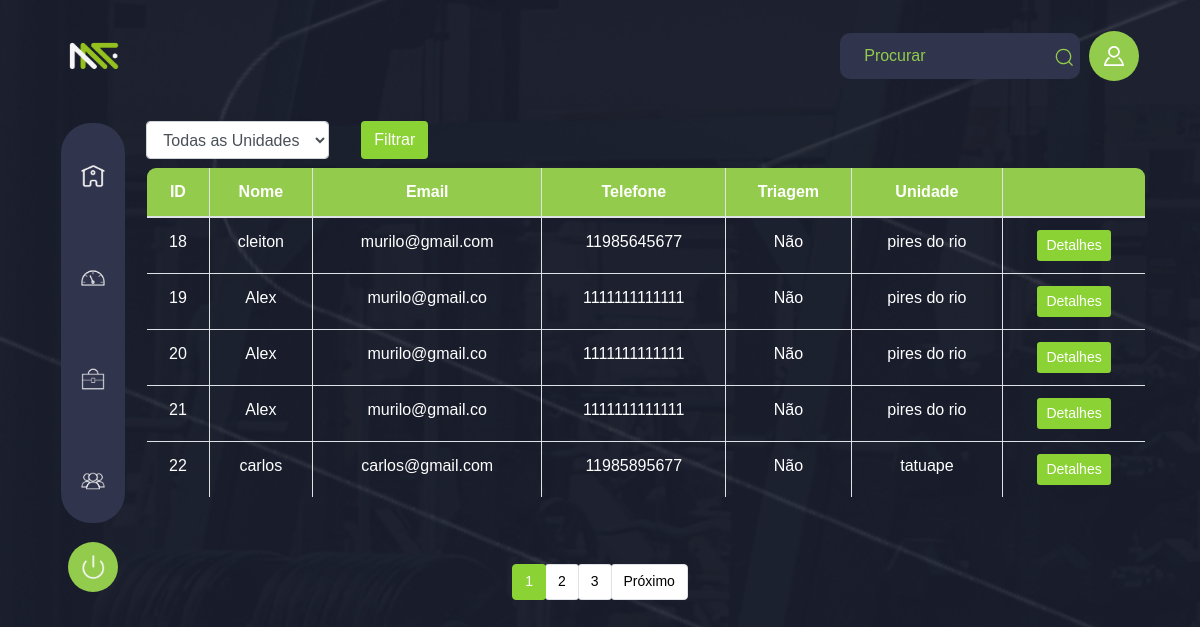
/pages/dpPessoal/index.php, run on the app's committed database.
### tables this page shows
CREATE TABLE `tbcandidato` (
  `idCandidato` int(11) NOT NULL,
  `nomeCandidato` varchar(255) DEFAULT NULL,
  `triagemCandidato` char(10) DEFAULT NULL,
  `emailCandidato` varchar(255) DEFAULT NULL,
  `telefoneCandidato` char(15) DEFAULT NULL,
  `idUnidade` int(11) DEFAULT NULL,
  `idVaga` int(11) DEFAULT NULL,
  `dataEntrevista` date DEFAULT NULL,
  `dataAprovacaoEntrevista` date DEFAULT NULL,
  `dataRegistro` date DEFAULT NULL,
  `registro` char(255) DEFAULT NULL,
  `caju` char(255) DEFAULT NULL,
  `ponto` char(255) DEFAULT NULL,
  `contratoAssinado` char(255) DEFAULT NULL,
  `uniforme` char(255) DEFAULT NULL
);

CREATE TABLE `tbunidade` (
  `idUnidade` int(11) NOT NULL,
  `nomeUnidade` varchar(255) DEFAULT NULL,
  `idRegiao` int(11) DEFAULT NULL
);

### pages/dpPessoal/index.php (the view, shortened to what this page needs)
    <!DOCTYPE html>
    <html lang="en">
    <head>
        <link rel="stylesheet" href="https://stackpath.bootstrapcdn.com/bootstrap/4.5.2/css/bootstrap.min.css">
        <link rel="stylesheet" href="../../css/style.css">
        <link rel="stylesheet" href="../../css/projetoStyle.css">
        <link rel="stylesheet" href="../../css/consultarChamadoStyle.css">
    </head>
    <body>
        <div class="container">
            <?php include '../../components/navBar.php'; ?>
            <div class="row p-3">
                <?php include '../../components/sideBar.php'; ?>
                <div class="col-md-11">
                    <div class="row p-2">
                        <?php
                        $servername = "50.116.86.123";
                        $username = "motionfi_contato
";
                        $password = "68141096@Total";
                        $dbname = "motionfi_bdmotion";
                        $conn = new mysqli($servername, $username, $password, $dbname);
                        $filtroUnidade = isset($_GET['unidade']) ? $_GET['unidade'] : '';
                        $registros_por_pagina = 5;
                        $pagina_atual = isset($_GET['pagina']) ? (int)$_GET['pagina'] : 1;
                        $offset = ($pagina_atual - 1) * $registros_por_pagina;
                        $sql = "SELECT c.idCandidato, c.nomeCandidato, c.emailCandidato, c.telefoneCandidato,
                                c.triagemCandidato, u.nomeUnidade
                                FROM tbCandidato c
                                JOIN tbUnidade u ON c.idUnidade = u.idUnidade";
                        $sql .= " LIMIT $registros_por_pagina OFFSET $offset";
                        $sql_total = "SELECT COUNT(*) as total FROM tbCandidato";
                        $result_total = $conn->query($sql_total);
                        if ($result_total) {
                            $row_total = $result_total->fetch_assoc();
                            $total_registros = $row_total['total'];
                        } else {
                            $total_registros = 0;
                        }
                        $total_paginas = ceil($total_registros / $registros_por_pagina);
                        ?>
                        <form method="GET" class="form-inline mb-2">
                            <div class="form-group mr-3">
                                <select class="form-control" id="unidade" name="unidade">
                                <option value="">Todas as Unidades</option>
                                </select>
                            </div>
                            <button type="submit" class="btn-green btn btn ml-3">Filtrar</button>
                        </form>
                        <?php
                        $result = $conn->query($sql);
                        if ($result->num_rows > 0) {
                            echo '<table class="table table-bordered">';
                            echo '<thead>';
                            echo '  <tr>';
                            echo '    <th>ID</th>';
                            echo '    <th>Nome</th>';
                            echo '    <th>Email</th>';
                            echo '    <th>Telefone</th>';
                            echo '    <th>Triagem</th>';
                            echo '    <th>Unidade</th>';
                            echo '    <th> </th>';
                            echo '  </tr>';
                            echo '</thead>';
                            echo '<tbody>';
                            while ($row = $result->fetch_assoc()) {
                                $idCandidato = isset($row['idCandidato']) ? htmlspecialchars($row['idCandidato']) : 'N/A';
                                $nomeCandidato = isset($row['nomeCandidato']) ? htmlspecialchars($row['nomeCandidato']) : 'N/A';
                                $emailCandidato = isset($row['emailCandidato']) ? htmlspecialchars($row['emailCandidato']) : 'N/A';
                                $telefoneCandidato = isset($row['telefoneCandidato']) ? htmlspecialchars($row['telefoneCandidato']) : 'N/A';
                                $triagemCandidato = isset($row['triagemCandidato']) ? htmlspecialchars($row['triagemCandidato']) : 'N/A';
                                $nomeUnidade = isset($row['nomeUnidade']) ? htmlspecialchars($row['nomeUnidade']) : 'N/A';
                                echo '<tr>';
                                echo '  <td>' . $idCandidato . '</td>';
                                echo '  <td>' . $nomeCandidato . '</td>';
                                echo '  <td>' . $emailCandidato . '</td>';
                                echo '  <td>' . $telefoneCandidato . '</td>';
                                echo '  <td>' . $triagemCandidato . '</td>';
                                echo '  <td>' . $nomeUnidade . '</td>';
                                echo '  <td><a href="detalhes.php?id=' . htmlspecialchars($row['idCandidato']) . '" class="btn-green btn btn-sm">Detalhes<i class="fas fa-search"></i></a></td>';
                                echo '</tr>';
                            }
                            echo '</tbody>';
                            echo '</table>';
                        } else {
                            echo '<div class="alert alert-warning center-message" role="alert">Nenhum candidato encontrado.</div>';
                        }
                        ?>
                    </div>
                </div>
            </div>
        </div>
        <div class="pagination-container">
            <nav aria-label="Page navigation">
                <ul class="pagination">
                    <?php for ($i = 1; $i <= $total_paginas; $i++): ?>
                        <li class="page-item <?php if ($i == $pagina_atual) echo 'active'; ?>"><a class="page-link btn-white btn btn-sm" href="?pagina=<?php echo $i; ?>&unidade=<?php echo $filtroUnidade; ?>"><?php echo $i; ?></a></li>
                    <?php endfor; ?>
                    <?php if ($pagina_atual < $total_paginas): ?>
                        <li class="page-item"><a class="page-link btn-white btn btn-sm" href="?pagina=<?php echo $pagina_atual + 1; ?>&unidade=<?php echo $filtroUnidade; ?>">Próximo</a></li>
                    <?php endif; ?>
                </ul>
            </nav>
        </div>
    </body>
    </html>

### components/navbar.php (shortened to what this page needs)
<nav class="navbar">
    <div class="nav-logo ml-2">
        <a href="../Home/index.php" class="" aria-current="page" title="Home">
            <img src="../../img/icons/navbar/logo.png" alt="Logo"></img>
        </a>
    </div>
    <div class="search">
    <input type="text" class="search__input" id="searchInput" placeholder="Procurar">
        <button class="search__button"ID="searchButton">
        </button>
        <div class="nav-profile ml-2">
            <label class="popup">
                <div tabindex="0" class="burger mt-2">
                </div>
            </label>
        </div>
    </div>
</nav>

### components/sideBar.php (shortened to what this page needs)
<div class="col-md-1">
                <div class="sidebar">
                    <ul class="nav nav-pills nav-flush flex-column">
                        <li class="nav-item mt-4">
                            <a href="../Home/index.php" class="nav-link" aria-current="page" title="Home"
                                data-bs-toggle="tooltip" data-bs-placement="right" data-bs-original-title="Home">
                                <img src="../../img/icons/navbar/Home.png" width="24" height="24" alt="Home">
                            </a>
                        </li>
                        <li class="nav-item">
                            <a href="../Dash/index.php" class="nav-link" title="Dashboard" data-bs-toggle="tooltip"
                                data-bs-placement="right" data-bs-original-title="Dashboard">
                                <img src="../../img/icons/navbar/Dash.png" width="24" height="24" alt="Dashboard">
                            </a>
                        </li>
                        <li class="nav-item">
                            <a href="../Work/index.php" class="nav-link" title="Orders" data-bs-toggle="tooltip"
                                data-bs-placement="right" data-bs-original-title="Orders">
                                <img src="../../img/icons/navbar/Work.png" width="24" height="24" alt="Orders">
                            </a>
                        </li>
                        <li class="nav-item">
                            <a href="../Equipe/index.php" class="nav-link" title="Products" data-bs-toggle="tooltip"
                                data-bs-placement="right" data-bs-original-title="Products">
                                <img src="../../img/icons/navbar/Equipe.png" width="24" height="24" alt="Products">
                            </a>
                        </li>
                    </ul>
                    <div class="sidebar2">
                        <label class="popup">
                            <div tabindex="0" class="burger">
                                <img src="../../img/icons/navbar/power.png" width="24" height="24" alt="Power">
                            </div>
                        </label>
                    </div>
                </div>
            </div>

### css/style.css (style rules this page uses)
body { background-image: url('../img/bgLogin.png'); background-repeat: no-repeat; margin: 0; font-family: Arial, sans-serif; text-align: center; }
.container { align-items: center; justify-content: center; width: 100%; height: 100%; padding: 15px; }
.navbar { display: flex; align-items: center; justify-content: space-between; background-color: transparent; }
.nav-logo img { height: 50px; }
.search { display: flex; align-items: center; justify-content: space-between; text-align: center; }
.search__input { font-family: inherit; font-size: inherit; background-color: #30344c; border: none; color: #646464; padding: 0.7rem 1.5rem; border-radius: 10px; width: 15em; transition: all ease-in-out .5s; margin-right: -2rem; }
.search__button { border: none; background-color: transparent; margin-top: .1em; }
.search__icon { height: 1.3em; width: 1.3em; fill: #93CC4C ; }
.sidebar { align-items: center; position: relative; display: flex; flex-direction: column; flex-shrink: 0; background-color: #30344c; width: 4rem; height: 25rem; border-radius: 30px; margin-top: 10px; }
.sidebar2 { justify-content: center; align-items: center; margin-top: 30px; position: relative; display: flex; flex-direction: column; flex-shrink: 0; background-color: transparent; width: 4rem; height: 4rem; border-radius: 100px; }
.nav { display: flex; flex-direction: column; align-items: center; margin-bottom: auto; }
.nav-item { width: 100%; margin-top: 45px; }
.nav-link { display: block; padding: 1rem; color: #30344c; text-decoration: none; text-align: center; }
.popup { --burger-line-width: 1.125em; --burger-line-height: 0.125em; --burger-offset: 0.625em; --burger-bg: #93CC4C; --burger-color: #333; --burger-line-border-radius: 0.1875em; --burger-diameter: 3.125em; --burger-btn-border-radius: calc(var(--burger-diameter) / 2); --burger-line-transition: 0.3s; --burger-transition: all 0.1s ease-in-out; --burger-hover-scale: 1.1; --burger-active-scale: 0.95; --burger-enable-outline-color: var(--burger-bg); --burger-enable-outline-width: 0.125em; --burger-enable-outline-offset: var(--burger-enable-outline-width); --nav-padding-x: 0.25em; --nav-padding-y: 0.625em; --nav-border-radius: 0.375em; --nav-border-color: #ccc; --nav-border-width: 0.0625em; --nav-shadow-color: rgba(0, 0, 0, 0.2); --nav-shadow-width: 0 1px 5px; --nav-bg: #eee; --nav-font-family: "Poppins", sans-serif; --nav-default-scale: 0.8; --nav-active-scale: 1; --nav-position-left: 0; --nav-position-right: unset; --nav-title-size: 0.625em; --nav-title-color: #777; --nav-title-padding-x: 1rem; --nav-title-padding-y: 0.25em; --nav-button-padding-x: 1rem; --nav-button-padding-y: 0.375em; --nav-button-border-radius: 0.375em; --nav-button-font-size: 17px; --nav-button-hover-bg: #93CC4C; --nav-button-hover-text-color: #fff; --nav-button-distance: 0.875em; --underline-border-width: 0.0625em; --underline-border-color: #ccc; --underline-margin-y: 0.3125em; }
.popup { display: inline-block; text-rendering: optimizeLegibility; position: relative; z-index: 100; }
.burger { display: flex; position: relative; align-items: center; justify-content: center; background: var(--burger-bg); width: var(--burger-diameter); height: var(--burger-diameter); border-radius: var(--burger-btn-border-radius); border: none; cursor: pointer; overflow: hidden; transition: var(--burger-transition); outline: var(--burger-enable-outline-width) solid transparent; outline-offset: 0; }
.btn-green { background-color: rgb(139, 211, 52); color: white; }
.btn-white { background-color: #ffffff; color: rgb(0, 0, 0); }

### css/consultarChamadoStyle.css (style rules this page uses)
.table { width: 100%; background: #30344c; border-radius: 10px; overflow: hidden; color: #000000; }
.btn-white { background-color: #ffffff; color: rgb(0, 0, 0); }
.btn-green { background-color: rgb(139, 211, 52); color: white; }
.page-item.active .page-link { z-index: 3; color: #fff; background-color: rgb(139, 211, 52); border-color: rgb(139, 211, 52); }

### pages/dpPessoal/index.php (style rules this page uses)
.pagination-container { position: fixed; width: 100%; background-color: transparent; padding: 10px 0; }
.pagination-container .pagination { justify-content: center; }
.table { width: 100%; background: transparent; border-radius: 10px; overflow: hidden; color: #fff; border: 1px solid #dee2e6; border-collapse: collapse; }
.table th, .table td { padding: .75rem; vertical-align: top; border: 1px solid #dee2e6; }
thead { background-color: #93cc4c; }
tbody { background-color: transparent; }

### data on the page
tbcandidato: idCandidato "18", nomeCandidato "cleiton", emailCandidato "murilo@gmail.com", telefoneCandidato "11985645677", triagemCandidato "Não", idUnidade.nomeUnidade "pires do rio"
tbcandidato: idCandidato "19", nomeCandidato "Alex", emailCandidato "murilo@gmail.co", telefoneCandidato "1111111111111", triagemCandidato "Não", idUnidade.nomeUnidade "pires do rio"
tbcandidato: idCandidato "20", nomeCandidato "Alex", emailCandidato "murilo@gmail.co", telefoneCandidato "1111111111111", triagemCandidato "Não", idUnidade.nomeUnidade "pires do rio"
tbcandidato: idCandidato "21", nomeCandidato "Alex", emailCandidato "murilo@gmail.co", telefoneCandidato "1111111111111", triagemCandidato "Não", idUnidade.nomeUnidade "pires do rio"
tbcandidato: idCandidato "22", nomeCandidato "carlos", emailCandidato "carlos@gmail.com", telefoneCandidato "11985895677", triagemCandidato "Não", idUnidade.nomeUnidade "tatuape"
